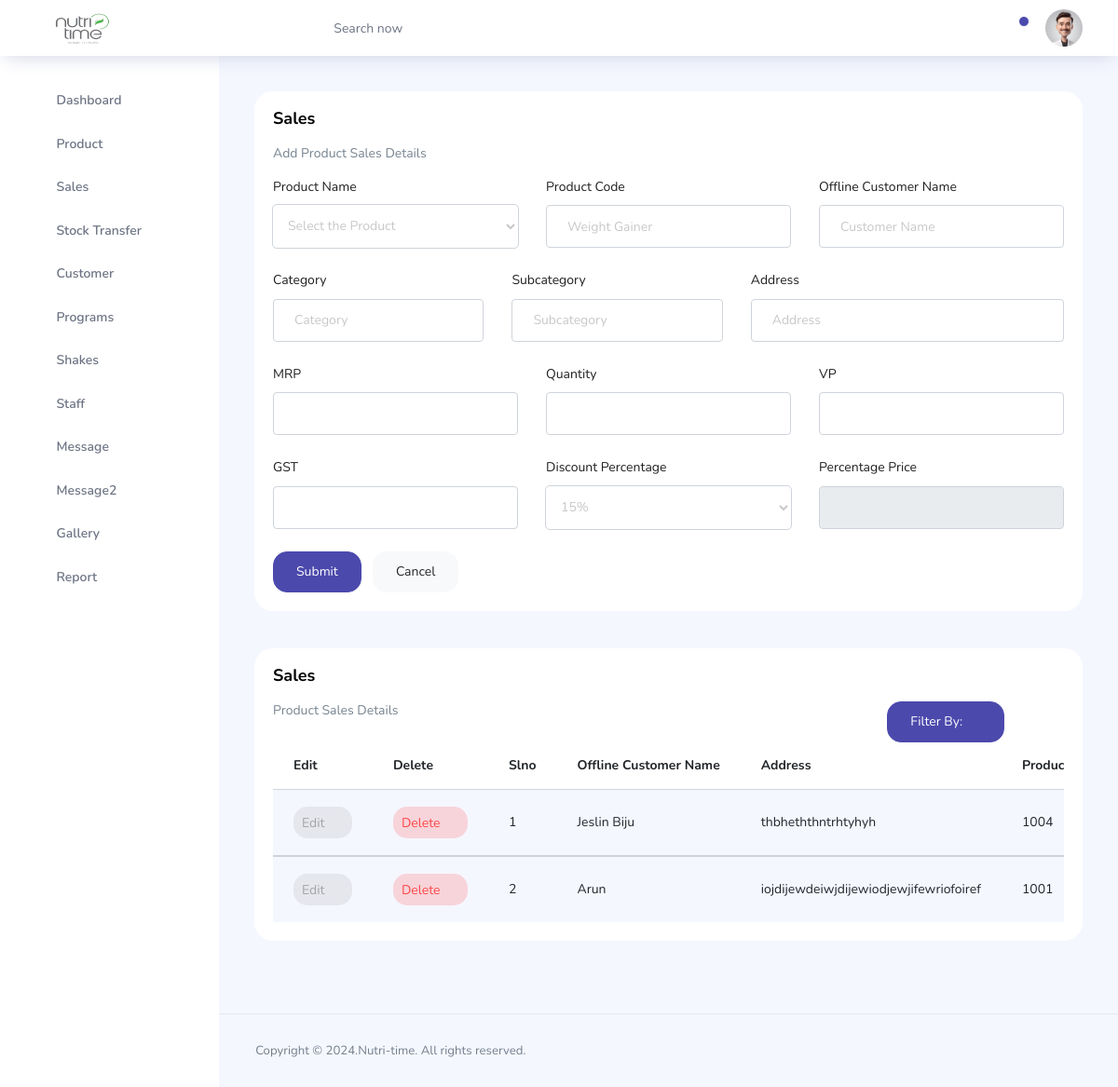
Page /Admin/pages/admin-sales.php (signed in) on the committed database.
### tables this page shows
CREATE TABLE `sales` (
  `sales_id` int(11) NOT NULL,
  `sales_proid` int(10) NOT NULL,
  `sales_procode` varchar(20) NOT NULL,
  `sales_proname` varchar(100) NOT NULL,
  `sales_procat` varchar(50) NOT NULL,
  `sales_prosubcat` varchar(50) NOT NULL,
  `sales_mrp` varchar(10) NOT NULL,
  `sales_quan` varchar(10) NOT NULL,
  `sales_vp` varchar(20) NOT NULL,
  `sales_vptotal` varchar(10) NOT NULL,
  `sales_gst` varchar(10) NOT NULL,
  `sales_dis` varchar(10) NOT NULL,
  `sales_dispri` varchar(11) NOT NULL,
  `sales_cus` varchar(100) NOT NULL,
  `sales_address` varchar(100) NOT NULL,
  `sales_total` varchar(20) NOT NULL
);

### Admin/pages/admin-sales.php (the view, shortened to what this page needs)
<?php
include './connect.php';
$sale_procode1 = $sale_proname1 = $sale_cus1 = $sale_procat1 = $sale_prosubcat1 = $sale_address1 = "";
?>
<!DOCTYPE html>
<html lang="en">
<head>
  <link rel="stylesheet" href="../vendors/feather/feather.css">
  <link rel="stylesheet" href="../vendors/ti-icons/css/themify-icons.css">
  <link rel="stylesheet" href="../vendors/css/vendor.bundle.base.css">
  <link rel="stylesheet" href="../vendors/select2/select2.min.css">
  <link rel="stylesheet" href="../vendors/select2-bootstrap-theme/select2-bootstrap.min.css">
  <link rel="stylesheet" href="../css/vertical-layout-light/style.css">
</head>
<body>
  <div class="container-scroller">
    <?php
    include './topbar.php';
    ?>
    <div class="main-panel">
      <div class="content-wrapper">
        <div class="row">
          <div class="col-12 grid-margin stretch-card">
            <div class="card">
              <div class="card-body">
                <h1 class="card-title">Sales</h1>
                <p class="card-description">Add Product Sales Details</p>
                <form method="post" class="forms-sample">
                  <div class="row">
                    <div class="col-lg col-md col-sm col-12">
                      <div class="form-group">
                        <label>Product Name</label>
                        <select class="form-control" name="proname" id="proname" onchange="updatePrice()">
                          <option selected>Select the Product</option>
                        </select>
                      </div>
                    </div>
                    <div class="col-lg col-md col-sm col-12">
                      <div class="form-group">
                        <label>Product Code</label>
                        <input type="text" class="form-control" placeholder="Weight Gainer" name="procode" id="procode" value="<?php echo $sale_procode1; ?>" required>
                      </div>
                    </div>
                    <div class="col-lg col-md col-sm col-12">
                      <div class="form-group">
                        <label>Offline Customer Name</label>
                        <input type="text" class="form-control" placeholder="Customer Name" name="provend" value="<?php echo $sale_cus1; ?>" required>
                      </div>
                    </div>
                  </div>
                  <div class="row">
                    <div class="col">
                      <div class="form-group">
                        <label>Category</label>
                        <input type="text" class="form-control" placeholder="Category" name="procat" id="procat" value="<?php echo $sale_procat1; ?>" required>
                      </div>
                    </div>
                    <div class="col">
                      <div class="form-group">
                        <label>Subcategory</label>
                        <input type="text" class="form-control" placeholder="Subcategory" name="prosubcat" id="prosubcat" value="<?php echo $sale_prosubcat1; ?>" required>
                      </div>
                    </div>
                    <div class="col-5">
                      <div class="form-group">
                        <label>Address</label>
                        <input type="text" class="form-control" placeholder="Address" name="proaddress" value="<?php echo $sale_address1; ?>" required>
                      </div>
                    </div>
                  </div>
                  <div class="row">
                    <div class="col">
                      <div class="form-group">
                        <label>MRP</label>
                        <input type="number" class="form-control" name="promrp" id="promrp" value="<?php echo $sale_mrp1; ?>" required>
                      </div>
                    </div>
                    <div class="col">
                      <div class="form-group">
                        <label>Quantity</label>
                        <input type="number" class="form-control" name="proquant" id="procurqua" value="<?php echo $sale_quan1; ?>" required>
                      </div>
                    </div>
                    <div class="col">
                      <div class="form-group">
                        <label>VP</label>
                        <input type="text" class="form-control" name="provp"  id="provp" value="<?php echo $sale_vp1; ?>" required>
                      </div>
                    </div>
                  </div>
                  <div class="row">
                    <div class="col">
                      <div class="form-group">
                        <label>GST</label>
                        <input type="number" class="form-control" name="progst" value="<?php echo $sale_gst1; ?>" required>
                      </div>
                    </div>
                    <div class="col">
                      <div class="form-group">
                        <label>Discount Percentage</label>
                        <select class="form-control" name="shdiscount" id="shdiscount" onchange="updateDiscount()">
                          <option value="pro_dis15">15%</option>
                        </select>
                      </div>
                    </div>
                    <div class="col">
                      <div class="form-group">
                        <label>Percentage Price</label>
                        <input type="number" class="form-control" name="properprice" id="properprice" readonly value="<?php echo $sale_dispri1; ?>" required>
                      </div>
                    </div>
                  </div>
                  <input type="submit" class="btn btn-primary mr-2" name="submitp" value="Submit">
                  <button type="reset" class="btn btn-light">Cancel</button>
                </form>
              </div>
            </div>
          </div>
        </div>
        <div class="row ">
          <div class="col-lg-12 grid-margin stretch-card">
            <div class="card">
              <div class="card-body">
                <h4 class="card-title">Sales</h4>
                <div class="row">
                  <div class="col-md-9">
                    <p class="card-description">Product Sales Details</p>
                  </div>
                  <div class="col-md-3">
                    <div class="dropdown">
                      <button class="btn btn-primary dropdown-toggle" type="button" id="dropdownMenuButton" data-toggle="dropdown" aria-haspopup="true" aria-expanded="false">
                        Filter By:
                      </button>
                    </div>
                  </div>
                </div>
                <div class="table-responsive">
                  <table class="table table-striped">
                    <thead>
                      <tr>
                        <th>Edit</th>
                        <th>Delete</th>
                        <th>Slno</th>
                        <th>Offline Customer Name</th>
                        <th>Address</th>
                        <th>Product Code</th>
                      </tr>
                    </thead>
                    <?php
                    $sql = mysqli_query($conn, "SELECT * FROM sales ORDER BY sales_id ");
                    $serialNo = 1;
                    while ($row = mysqli_fetch_assoc($sql)) {
                      $sale_id = $row['sales_id'];
                      $sale_procode = $row['sales_procode'];
                      $sale_cus = $row['sales_cus'];
                      $sale_address = $row['sales_address'];
                    ?>
                      <tbody>
                        <tr>
                          <td>
                            <a href="admin-sales.php?sid=<?php echo $sale_id; ?>" class="btn btn-inverse-secondary btn-icon-text p-2">Edit<i class="ti-pencil-alt btn-icon-append"></i>
                            </a>
                          </td>
                          <td>
                            <a href="admin-sales.php?sd_id=<?php echo $sale_id; ?>" class="btn btn-inverse-danger btn-icon-text p-2">Delete<i class="ti-trash btn-icon-prepend"></i>
                            </a>
                          </td>
                          <td class="py-1"><?php echo $serialNo++; ?></td>
                          <td><?php echo $sale_cus; ?></td>
                          <td><?php echo $sale_address; ?></td>
                          <td class="py-1"><?php echo $sale_procode; ?></td>
                        </tr>
                      </tbody>
                    <?php
                    }
                    ?>
                  </table>
                </div>
              </div>
            </div>
          </div>
        </div>
      </div>
      <footer class="footer">
        <div class="d-sm-flex justify-content-center justify-content-sm-between">
          <span class="text-muted text-center text-sm-left d-block d-sm-inline-block">Copyright © 2024.Nutri-time. All rights reserved.</span>
        </div>
      </footer>
    </div>
  </div>
  </div>
</body>
</html>

### rows in the picture
sales: sales_cus "Jeslin Biju", sales_address "thbheththntrhtyhyh", sales_procode "1004"
sales: sales_cus "Arun", sales_address "iojdijewdeiwjdijewiodjewjifewriofoiref", sales_procode "1001"
